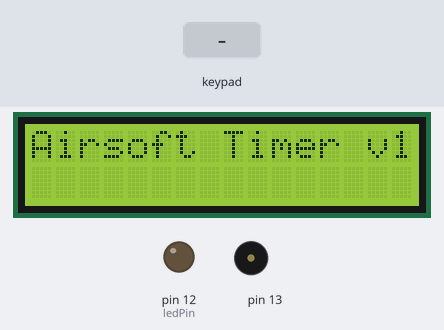
Bench run of a sketch on a simulated Arduino Uno, built with avr-gcc and run on an emulated ATmega328P. On the bench: 16×2 character LCD, output pins drawn as LEDs (lit = HIGH), buzzer (waves = sounding). Inputs (shaded band) come from the test bench. What the sketch prints to the serial monitor is not drawn.

Above: at 4.2 s.
4.3 s: keypad keys 1 2 3 4 pressed 0.4 s apart
At 6.8 s:
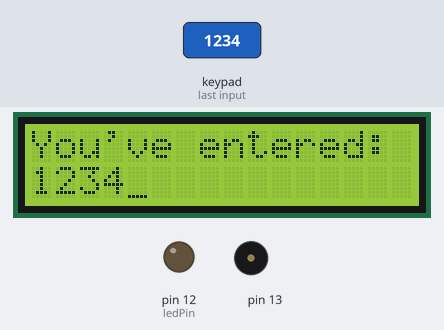
7.4 s: keypad keys 1 3 9 7 # pressed 0.4 s apart
At 11.6 s:
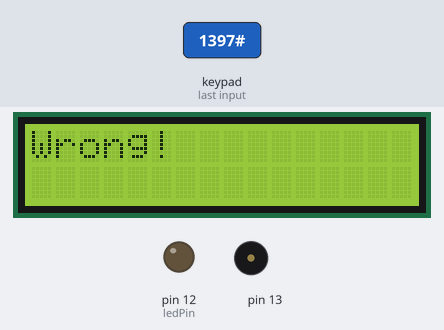
12.4 s: key 'A' pressed
At 13.9 s:
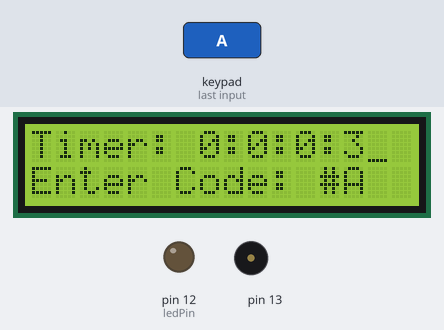
15.4 s: keypad keys 1 2 3 4 * pressed 0.4 s apart
At 18.6 s:
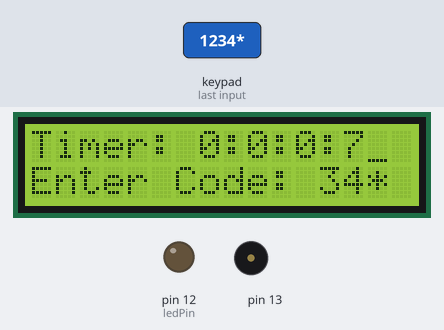
20.3 s: key '1' pressed
At 22.1 s:
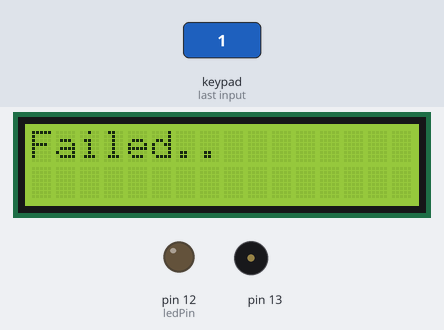
Timing chart, 0 to 24.3 s (numbered marks = the images above; inputs shaded):
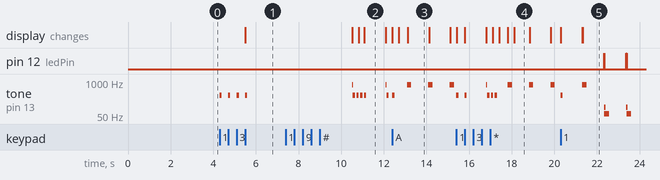

Measured:
- after the input at 4.3 s, tone on pin 13: alternates 311 Hz for 0.10 s and silent for 0.30 s, 8 changes in all, then stays silent, starting at once; the display: changes after 1.2 s (image 1)
- after the input at 12.4 s, the display: first changes after 0.30 s (image 3 shows a later state)
- after the input at 20.3 s, pin 12 (ledPin): alternates HIGH for 0.01 s and LOW for 1.0 s, starting after 2.0 s; the display: first changes at once (image 5 shows a later state)
- what the display in image 2 shows lasts 1.0 s, from 11.1 s to 12.1 s
- what the display in image 4 shows lasts 0.7 s, from 18.1 s to 18.8 s

The sketch:

FreshAirsoftCode.ino
```cpp
#include <Tone.h>
#include <LiquidCrystal.h>
#include <Keypad.h>

#define SETUP 0
#define RUNNING 1
#define ENDGAME 2
#define POSTGAME 3

Tone tone1;

int ledPin = 12; //red light
int ledPin2 = 11; //green light

long GameState = 0; // To keep track of where we are in the game.

// Timer Vars
long interval = 1000; // interval for seconds
int Scount = 0; // count seconds
int Mcount = 0; // count minutes
int Hcount = 0; // count hours
int Dcount = 0; // count days
int val = 0;
long secMillis = 0; // store last time for second add

// Keypad vars
const byte ROWS = 4;
const byte COLS = 4;

char hexaKeys[ROWS][COLS] = {
  {'1', '2', '3', 'A'},
  {'4', '5', '6', 'B'},
  {'7', '8', '9', 'C'},
  {'*', '0', '#', 'D'}
};

byte rowPins[ROWS] = {8, 9, A0, A1};
byte colPins[COLS] = {A2, A3, A4, A5};

// LCD Vars
int RSPin = 3;
int EnablePin = 2;
int RegD4 = 4;
int RegD5 = 5;
int RegD6 = 6;
int RegD7 = 7;

// create screen object.
LiquidCrystal lcd(RSPin, EnablePin, RegD4, RegD5, RegD6, RegD7);

// create keypad object.
Keypad customKeypad = Keypad(makeKeymap(hexaKeys), rowPins, colPins, ROWS, COLS);

// Passcode Vars
char codeEntered[4] = {NULL, NULL, NULL, NULL};
char setCode[4];
int codeLength = 0;
int setCodeLength = 0;
bool codeCorrect = false;
int checkCodeAttempts = 0;

unsigned long timeout;

void setup() {
  // put your setup code here, to run once:
  int lcdWidth = 16;
  int lcdHeight = 2;
  lcd.begin(lcdWidth, lcdHeight);
  Serial.begin(9600);

  pinMode(ledPin, OUTPUT); // sets the digital pin as

  tone1.begin(13);

  customKeypad.addEventListener(keypadEvent);
  timeout = millis();

  welcomeMessage();

  GameState = SETUP;
}

void loop() {
    char key = customKeypad.getKey();
    switch (GameState) {
      case SETUP:
        // statements
        enterSetCode();
        clearEnteredCode();
        GameState = RUNNING;
        break;
      case RUNNING:
        // Verify Code Entered
        verifyCode();
        // Display Code Entered
        displayEnteredCode();
        // Display Timer
        displayTimer();
        //Check if end condition is met.
        checkEndGameCondition();
        break;
      case ENDGAME:
        if(codeCorrect == true){
          endGame(true);
        } else {
          endGame(false);
        }
        break;
      case POSTGAME:
        lcd.setCursor (0,0);
        lcd.print("Would you like to play again?");
        char key = customKeypad.getKey();
        if( key == 'A' || key == 'a' ){
          setup();
        }
        // TODO:
        // If player answers yes, then count down from 15 seconds
        // start the game over.
        // Else
        // Power the box off to save battery power.
        break;
      default:
        Serial.print("Inside DEFAULT");
        break;
    }
}

void checkEndGameCondition(){
  if(checkCodeAttempts >= 3 || codeCorrect == true){
    GameState = ENDGAME;
  }
}

void displayTimer(){
  if ((millis() - timeout) >= 1000){
    lcd.setCursor (0,0); // sets cursor to 2nd line
    lcd.print ("Timer: ");
    lcd.print (timer());
  }
}

void displayEnteredCode(){
  lcd.setCursor(0,1);
  lcd.print("Enter Code: ");
  for(int i = 0; i < sizeof(codeEntered); i++){
    if(codeEntered[i] != NULL){
      lcd.setCursor(i + 12, 1);
      lcd.cursor();
      lcd.print(codeEntered[i]);
    }
  }
}

void welcomeMessage(){
  lcd.print("Airsoft Timer v1.0.2"); // Prints "Arduino" on the LCD
  delay(3000); // 3 seconds delay
  lcd.noCursor();
  lcd.clear();
  lcd.home();
}

void enterSetCode(){
  lcd.setCursor(0,1);
  lcd.print("Set Code: ");
  while (codeLength < 4){
    lcd.setCursor(codeLength + 12, 1);
    lcd.cursor();
    char key = customKeypad.getKey();
    lcd.print(key);
  }
  clearScreen();
  lcd.setCursor(0,0);
  lcd.print("You've entered: ");
  lcd.setCursor(0,1);
  saveCode();
  displaySetCode();
  delay(5000);
  clearScreen();
  codeLength = 0;
}

void clearScreen(){
  lcd.noCursor();
  lcd.clear();
  lcd.home();
}

void displaySetCode(){
  for(int i = 0; i < sizeof(codeEntered); i++){
    if(codeEntered[i] != NULL){
      lcd.setCursor(i, 1);
      lcd.cursor();
      lcd.print(setCode[i]);
    }
  }
}

void saveCode(){
  for(int i = 0; i < sizeof(codeEntered); i++){
    setCode[i] = codeEntered[i];
  }
}

void clearEnteredCode(){
  for(int i = 0; i < sizeof(codeEntered); i++){
    codeEntered[i] = (char)NO_KEY;
  }
}

void verifyCode(){
  if(codeLength == 4){
    String strSetCode = setCode;
    String strEnteredCode = codeEntered;
    Serial.print(strSetCode);
    Serial.print(strEnteredCode);
    if (setCode[0] == codeEntered[0] &&
        setCode[1] == codeEntered[1] &&
        setCode[2] == codeEntered[2] &&
        setCode[3] == codeEntered[3] ){
      codeCorrect = true;
    }else{
      checkCodeAttempts += 1;
      returnWrongMessage();
      resetEnteredCode();
      // TODO: Code didn't match. Reset the code for another try.
      codeCorrect = false;
    }
  }
}

void resetEnteredCode(){
  for(int i = 0; i < sizeof(codeEntered); i++){
    codeEntered[i] = NULL;
  }
  codeLength = 0;
}

void returnWrongMessage(){
  clearScreen();
  lcd.print("Wrong!");
  delay(1000);
}

void endGame(bool win){
  clearScreen();
  if(win){
    lcd.print("Disarmed");
    delay(2000);
    // TODO: Play Again Message and Input.
    GameState = POSTGAME;
  } else {
    lcd.print("Failed..");
    delay(1000);
    digitalWrite(ledPin, HIGH); // sets the LED on
    tone1.play(NOTE_A2, 200);
    delay(10);
    digitalWrite(ledPin, LOW); // sets the LED on
    tone1.play(NOTE_B1, 200);
    delay(10); // waits for a second
    tone1.play(NOTE_A2, 200);
    delay(10);
    tone1.play(NOTE_B1, 200);
    delay(10);
    // TODO: Play Again Message and Input.
  }
}

String timer(){
  while ( Mcount >= 15 ){
    GameState = ENDGAME;
  }

  if ( Mcount == 60){ // if Mcount is 60 do this operation
    Mcount = 0; // reset Mcount
    Hcount++;
  }

  if (Hcount > 23){
    Dcount++;
    Hcount = 0; // have to reset Hcount to "0" after 24hrs
  }

  if (Scount >= 59){ // if 60 do this operation
    Mcount++; // add 1 to Mcount
    Scount = 0;
  }
  else {
    unsigned long currentMillis = millis();
    if(currentMillis - secMillis > interval){
      secMillis = currentMillis;
      Scount++;

      tone1.play(NOTE_G5, 200);

      digitalWrite(ledPin2, HIGH); // sets the LED on
      delay(10); // waits for a second
      digitalWrite(ledPin2, LOW); // sets the LED off
      delay(10); // waits for a second
    }
  }

  String Day = String(Dcount), Hour = String(Hcount), Minute = String(Mcount), Second = String(Scount);
  String currentTime = String(Day + ":" + Hour + ":" + Minute + ":" + Second);

  return currentTime;
}

void keypadEvent(KeypadEvent key){
  switch (customKeypad.getState()){
    case PRESSED:
      codeEntered[codeLength] = key;
      tone1.play(NOTE_DS4, 100);
      codeLength++;
    break;
    case RELEASED:
      break;
    case HOLD:
      break;
  }
}
```
